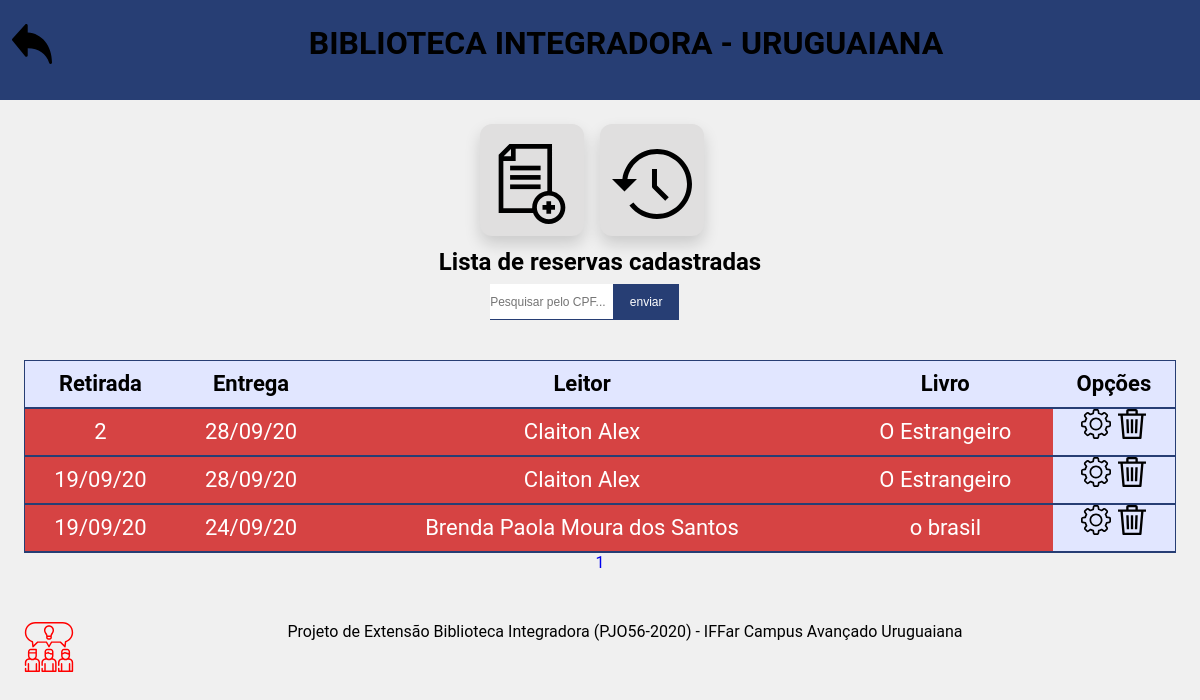
The app's page /reserva/index.php (signed in) with its own data.
### tables this page shows
CREATE TABLE IF NOT EXISTS `reservas` (
  `id` int(255) NOT NULL AUTO_INCREMENT,
  `datasr` varchar(255) NOT NULL,
  `dataret` varchar(255) NOT NULL,
  `id_leitores` int(255) NOT NULL,
  `id_livros` int(255) NOT NULL,
  PRIMARY KEY (`id`),
  KEY `FK_reservas` (`id_leitores`),
  KEY `FK_reservas2` (`id_livros`)
);

### components/tabela.php (the view, shortened to what this page needs)
<?php
function tabela($tabela,$dados,$coluna,$codigo,$paginas){
    include("../conecta.php");
    $i=1;
            if($coluna=="*"){
              $sql = "SELECT $coluna FROM $tabela ";
             $resultado = mysqli_query($conexao, $sql);
            }
            $colunas = mysqli_num_fields($resultado)-1;
                $total = mysqli_num_rows($resultado);
                $registros = 15;
                $numPaginas = ceil($total/$registros);
                $inicio = ($registros*$paginas)-$registros;
                if($coluna=="*"){
                $sql = "SELECT $coluna FROM $tabela LIMIT $inicio,$registros";
                $resultado = mysqli_query($conexao, $sql);
                }
            $specialCase=$dados[0];
            if($specialCase=="r" or $specialCase=="s"){$i++;$colunas++;}
            echo '<div id="dados"><table>';
            echo '<tr>';
             while ($i <= $colunas+1){
                echo('<th> '.$dados[$i].' </th>');
                 $i++;}
            echo '</tr></div>';
            if($specialCase=="r"){
                if($specialCase=="r" and $coluna!="id_leitores"){
                    $sF=0;
                    $oS=0;
                    $oA=0;
                    $quantidade= mysqli_num_rows($resultado);
                    $count = 0;
                    while($dados = $resultado->fetch_assoc()){
                        $id = $dados['id'];
                        $id_livros = $dados['id_livros'];
                        $id_leitores = $dados['id_leitores'];
                        $dTable[$count][0]=$id;
                        $dTable[$count][1]=$dados['dataret'];
                        $dTable[$count][2]=$dados['datasr'];
                        $sql = "SELECT nome FROM leitores WHERE id = \"$id_leitores\"";
                        $nome = mysqli_query($conexao, $sql);
                        $nomeLeitores = $nome -> fetch_assoc();
                        $dTable[$count][3]=$nomeLeitores['nome'];
                        $sql = "SELECT nomel FROM livros WHERE id = \"$id_livros\"";
                        $nomel = mysqli_query($conexao, $sql);
                        $nomeLivros = $nomel -> fetch_assoc();
                        $dTable[$count][4]=$nomeLivros['nomel'];
                        $dTable[$count][5]=$id_livros;
                        $count++;
                    }
                    $count = 0;
                    while ($count < $quantidade)
                    {
                        $datahj=explode("/",date('d/m/y'));
                       $dataentr=explode("/",$dTable[$count][2]);
                        $SM = $dataentr[0];
                        $SH = $datahj[0];
                        $DD = $SH - $SM;
                        $d = $dTable[$count];
                        $DM = $dataentr[1]-$datahj[1];
                        if($datahj[2] != $dataentr[2]){
                            if($DM==11 or $DM<0){
                                if($datahj[1] == $dataentr[1]){
                                    if($DD <= 0 ){
                                        $oSafes[] = $d;
                                        $sF++;
                                    }
                                    if($DD >= 1 and $DD <= 3 ){
                                        $osAvisados[] = $d;
                                        $oA++;
                                    }
                                    if($DD >= 4 ){
                                        $oSacanas[] = $d;
                                        $oS++;
                                   }
                                }
                            }
                            else{
                                $oSacanas[] = $d;
                                $oS++;}
                        }
                        $count++;
                    }
                    for ($i=0; $i < $oS; $i++) {
                            $j=1;
                        echo '<tr>';
                        while($j < $colunas)
                        {
                            echo '<td id=oSacanas>'.$oSacanas[$i][$j].'</td>';
                            $j++;
                        }
                        echo '<td> <div class="options"><a href="alterar.php?id='.$oSacanas[$i][0].'">'
                                    . '<img src="../styles/img/gear.svg" alt="Editar">'
                                    . '</a> ';
                        echo '<script>
                                    function showmodal'.$oSacanas[$i][0].'(){
                                        var modal= document.querySelector("#modal'.$oSacanas[$i][0].'")
                                        modal.style.display= "block"
                                    }
                                    function closeModal'.$oSacanas[$i][0].'(){
                                        var btnClose = document.querySelector("#cancel")
                                        var modal= document.querySelector("#modal'.$oSacanas[$i][0].'")
                                        modal.style.display= "none"
                                    }
                                    </script>
                                    <img onclick="showmodal'.$oSacanas[$i][0].'() " src="../styles/img/delet.svg" alt="Excluir">'
                                            . '<div id="modal'.$oSacanas[$i][0].'" class="modal" style="display: none;">
                                            <div class="content">
                                            <div class="cabeca">
                                                <h2>Você tem certeza?</h2>
                                            </div>
                                                <hr>
                                                <h3>Este conteúdo vai ser excluído. Tem certeza que deseja continuar?</h3>
                                            <input type="hidden" value='.$oSacanas[$i][0].'>
                                            <div class="Modaloptions">
                                                <button onclick="closeModal'.$oSacanas[$i][0].'()" id="cancel">Cancelar</button>
                                                <a href="../components/excluir.php?id_livros='.$dTable[$i][5].'&id='.$oSacanas[$i][0].'&tabela='.$tabela.'">
                                                <button>Excluir</button>
                                                </a>
                                                </div>
                                            </div>
                                            </div> </div>
                                            </td>';
                        echo '</tr></div>';}
                        for($i = 1; $i < $numPaginas + 1; $i++) {
                            echo " </table> <a href='index.php?pagina=$i'>".$i."</a> ";
                        }
                }
            }
    }echo '</table>';
?>

### reserva/index.php (shortened to what this page needs)
<!DOCTYPE html>
<html lang="pt-br">
<head>
    <link rel="stylesheet" href="../styles/css/main.css">
    <link rel="stylesheet" href="../styles/css/main-reserved.css">
</head>
<body>
    <header><a href="../menu.html"><img src="../styles/img/back.svg" id="img-back"> </a><h1>BIBLIOTECA INTEGRADORA - URUGUAIANA</h1> </header>
    <main id="main">
            <div class="r"><div class="routes">
                <a href="cadastrar.php"><img src="../styles/img/add.svg"></a>
            </div>
            <div class="routes">
            <a href="historico.php"><img src="../styles/img/history.svg" alt="historico"></a>
            </div> </div>
        <h2>Lista de reservas cadastradas</h2>
        <form action="../components/select.php?tabela=reservas" method="get">
        <div class="searchs">
            <input id="cpf" type="text" name="codigo" placeholder="Pesquisar pelo CPF..."></input>
           <input type="submit" value="enviar">
        </div>
            </form>
        <?php
            if (@$_GET['pagina']) {
                $pagina = $_GET['pagina'];
            }
            else {
                $pagina = 1;
            }
            include("../components/tabela.php");
            $dados = ["r","id","Retirada","Entrega","Leitor","Livro","Opções"];
            echo(tabela("reservas",$dados,"*",null,$pagina));
        ?>
        <footer><a href="descprojeto.html"><img src="../styles/img/info.svg"></a> <div id ="footerText">
    Projeto de Extensão Biblioteca Integradora (PJO56-2020) - IFFar Campus Avançado Uruguaiana
    </div></footer>
    </main>
</body>
</html>

### styles/css/main.css (style rules this page uses)
* { margin: 0; padding: 0; box-sizing: border-box; outline: 0; }
html, body { width: 100%; height: 100%; font-family: 'Roboto', sans-serif;; }
:root { --primary-color: #273E74; --second-color: #070850; --vermelho:#C10108; }
body { background-color: #f0f0f0; }
header { height: 100px; background-color: var(--primary-color); text-align: center; padding-top:24px; display:flex; }
header h1 { margin-left: auto; margin-right: auto; font-weight:700; }
#img-back { width: 40px; height: 40px; margin-left: 12px; transition:200ms; }
main { height: 100%; display: flex; flex-direction: column; align-items: center; justify-items: center; }
main a { text-decoration: none; }
.routes a { display: flex; flex-direction: column; text-align: center; cursor: pointer; background-color: #e0dfdf; padding: 12px; border-radius: 12px; box-shadow: 0 8px 16px 0 rgba(0, 0, 0, 0.158); color: black; }
th { background-color: rgb(225, 230, 255); }
footer { width:100%; height:5%; transition:200ms; cursor:pointer; display: flex; margin-top: 50px; }
footer img { width: 50px; height:50px; }
footer #footerText { margin-left: 0; width:100%; text-align:center; }
a { text-decoration: none; }

### styles/css/main-reserved.css (style rules this page uses)
* { margin: 0; padding: 0; box-sizing: border-box; }
html, body { font-family: 'Roboto', sans-serif; width:100%; height: 100%; background-color: #f0f0f0; }
header { width:100%; height: 100px; background-color: var(--primary-color); text-align: center; padding-top: 24px; display: flex; }
header h1 { margin-left: auto; margin-right: auto; }
main { height:100%; display: flex; flex-direction: column; flex:1; text-align:center; align-items:center; }
main h2 { font-weight: 700; margin-top: 12px; margin-bottom: 8px; }
main .routes { margin-top: 24px; display:flex; flex-direction: row; align-items:center; }
main .routes img { margin-top:8px; width: 80px; height: 80px; }
.r { display:flex }
.routes { margin-right:16px }
.routes a { display: flex; flex-direction: column; text-align: center; cursor: pointer; background-color: #e0dfdf; padding: 12px; border-radius: 12px; box-shadow: 0 8px 16px 0 rgba(0, 0, 0, 0.158); color: black; }
main #dados { display:flex; flex-direction:column; width:100%; align-items:center; margin-top:16px; padding:24px; }
#dados table { width: 100%; padding:2px; border-collapse: collapse; border: 1px solid var(--primary-color); line-height: 46px; font-size:22px; }
#dados th, td { border-bottom:2px solid var(--primary-color); text-align: center; }
#dados table img { width: 30px; height: 30px; }
#dados table .options { align-items: center; background-color: rgb(225, 230, 255); }
#oSacanas { color:#FFF; background-color: rgba(204, 0, 0, 0.72); }
.searchs { align-items: center; display: flex; }
.searchs input { width: 56%; height: 36px; background: transparent; background-color: #FFF; border: none; border-bottom: 1px solid var(--primary-color); font-size: 12px; }
.searchs input[type="submit"] { width: 30%; background-color: var(--primary-color); border: 0; margin-right: 16px; padding: 8px; color: #FFF; }

### records on screen
reservas: dataret "2", datasr "28/09/20", j "Claiton Alex", j "O Estrangeiro"
reservas: dataret "19/09/20", datasr "28/09/20", j "Claiton Alex", j "O Estrangeiro"
reservas: dataret "19/09/20", datasr "24/09/20", j "Brenda Paola Moura dos Santos", j "o brasil"

### other values on screen
$dados[$i] "Retirada"
$dados[$i] "Entrega"
$dados[$i] "Leitor"
$dados[$i] "Livro"
$dados[$i] "Opções"
